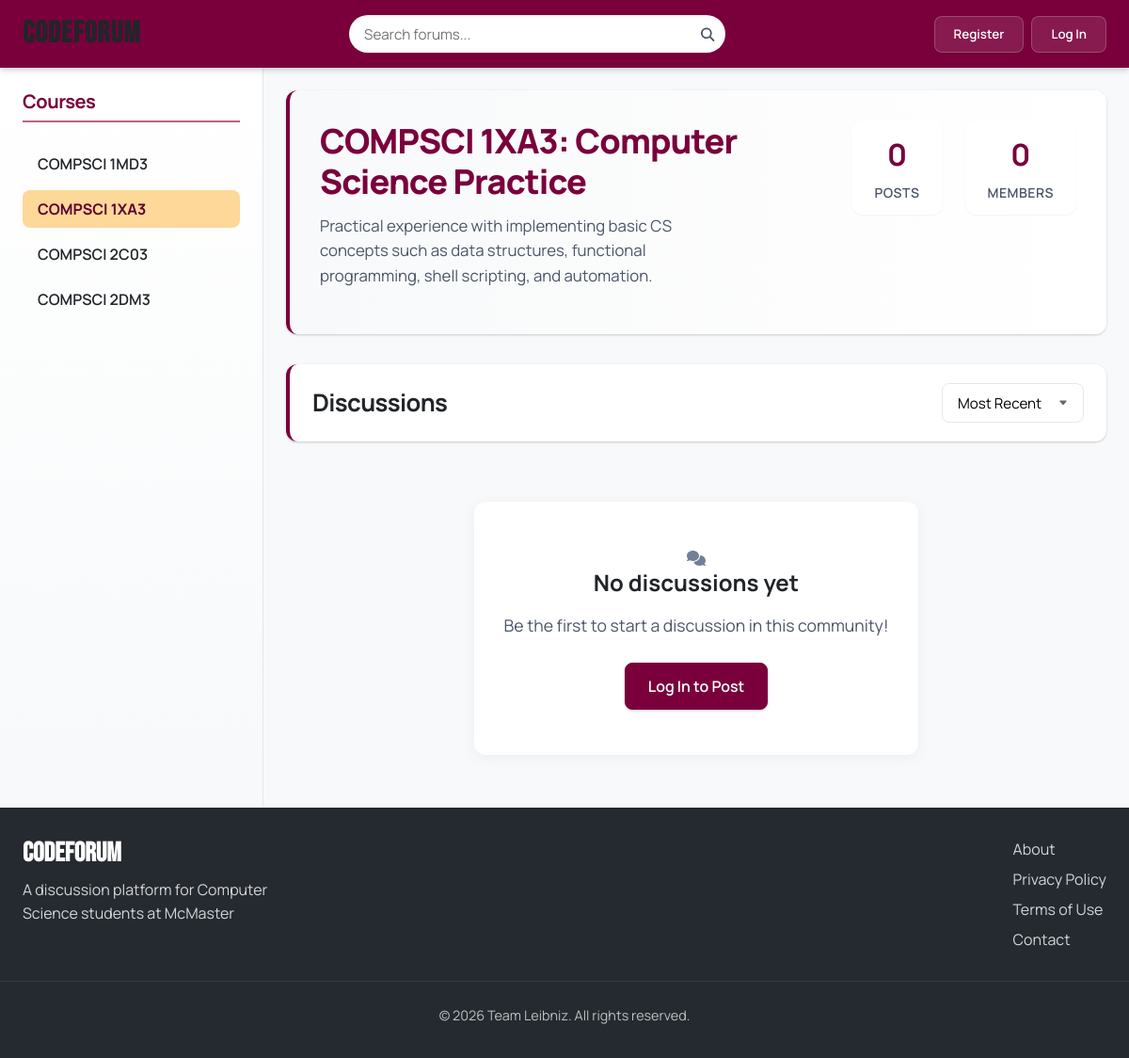
The app's page /community.php?id=2 with its own data.
### tables this page shows
CREATE TABLE courses (
  course_id INT AUTO_INCREMENT PRIMARY KEY,
  course_code VARCHAR(20) NOT NULL UNIQUE,
  course_name VARCHAR(100) NOT NULL,
  description TEXT,
  instructor_id INT,
  created_at TIMESTAMP DEFAULT CURRENT_TIMESTAMP,
  updated_at TIMESTAMP NULL ON UPDATE CURRENT_TIMESTAMP,
  FOREIGN KEY (instructor_id) REFERENCES users(user_id) ON DELETE SET NULL
);

### includes/classes/Course.php (called while the page is built, shortened)
<?php
require_once 'includes/utils.php';
class Course {
  private $conn;
  private $table_name = "courses";
  public $course_id;
  public function __construct($db, $course_id = null) {
    $this->conn = $db;
    if ($course_id) {
      $this->course_id = $course_id;
      $this->load_course_data();
    }
  }
  private function load_course_data() {
    $query = "SELECT * FROM " . $this->table_name . " WHERE course_id = :course_id";
    $stmt = $this->conn->prepare($query);
    $stmt->bindParam(":course_id", $this->course_id);
    $stmt->execute();
    if ($stmt->rowCount() > 0) {
      $row = $stmt->fetch(PDO::FETCH_ASSOC);
    }
  }
  public function get_all_courses() {
    $query = "SELECT c.*, u.username as instructor_name,
              (SELECT COUNT(*) FROM user_courses uc WHERE uc.course_id = c.course_id) as student_count
              FROM " . $this->table_name . " c
              LEFT JOIN users u ON c.instructor_id = u.user_id
              ORDER BY c.course_code";
    $stmt = $this->conn->prepare($query);
    try {
      $stmt->execute();
      return $stmt->fetchAll();
    } catch (PDOException $e) {
      error_log("Error fetching courses: " . $e->getMessage());
      return [];
    }
  }
  public function get_course_by_id($course_id) {
    $query = "SELECT c.*, u.username as instructor_name,
              (SELECT COUNT(*) FROM user_courses uc WHERE uc.course_id = c.course_id) as student_count
              FROM " . $this->table_name . " c
              LEFT JOIN users u ON c.instructor_id = u.user_id
              WHERE c.course_id = :course_id";
    $stmt = $this->conn->prepare($query);
    $stmt->bindParam(":course_id", $course_id);
    try {
      $stmt->execute();
      return $stmt->fetch();
    } catch (PDOException $e) {
      error_log("Error fetching course: " . $e->getMessage());
      return false;
    }
  }
  public function get_course_data() {
    return $this->get_course_by_id($this->course_id);
  }
  public function get_post_stats($course_id) {
    try {
      $query = "SELECT COUNT(*) as total_posts FROM posts
               WHERE course_id = :course_id AND is_deleted = FALSE";
      $stmt = $this->conn->prepare($query);
      $stmt->bindParam(':course_id', $course_id);
      $stmt->execute();
      $total_posts = $stmt->fetch()['total_posts'];
      $query = "SELECT COUNT(*) as recent_posts FROM posts
               WHERE course_id = :course_id AND is_deleted = FALSE
               AND created_at >= DATE_SUB(NOW(), INTERVAL 30 DAY)";
      $stmt = $this->conn->prepare($query);
      $stmt->bindParam(':course_id', $course_id);
      $stmt->execute();
      $recent_posts = $stmt->fetch()['recent_posts'];
      $query = "SELECT COUNT(*) as unanswered_posts FROM posts p
               WHERE p.course_id = :course_id AND p.is_deleted = FALSE
               AND NOT EXISTS (
                   SELECT 1 FROM comments c
                   WHERE c.post_id = p.post_id AND c.is_deleted = FALSE
               )";
      $stmt = $this->conn->prepare($query);
      $stmt->bindParam(':course_id', $course_id);
      $stmt->execute();
      $unanswered_posts = $stmt->fetch()['unanswered_posts'];
      return array(
          'total_posts' => $total_posts,
          'recent_posts' => $recent_posts,
          'unanswered_posts' => $unanswered_posts
      );
    } catch (PDOException $e) {
      error_log("Error fetching post stats: " . $e->getMessage());
      return array(
          'total_posts' => 0,
          'recent_posts' => 0,
          'unanswered_posts' => 0
      );
    }
  }
}

### includes/classes/Post.php (called while the page is built, shortened)
<?php
require_once 'includes/utils.php';
class Post {
  private $conn;
  private $table_name = "posts";
  public function __construct($db) {
    $this->conn = $db;
  }
  public function get_posts_by_course($course_id, $sort_by = 'recent', $page = 1, $limit = 10) {
    $offset = ($page - 1) * $limit;
    try {
      $table_check = $this->conn->query("SHOW TABLES LIKE '{$this->table_name}'");
      $query = "SELECT p.*,
                  u.username,
                  (SELECT COUNT(*) FROM comments WHERE post_id = p.post_id AND is_deleted = FALSE) as comment_count
                FROM " . $this->table_name . " p
                JOIN users u ON p.user_id = u.user_id
                WHERE p.course_id = :course_id AND p.is_deleted = FALSE";
      switch ($sort_by) {
        default:
          $query .= " ORDER BY p.is_pinned DESC, p.created_at DESC";
          break;
      }
      $query .= " LIMIT :limit OFFSET :offset";
      $stmt = $this->conn->prepare($query);
      $stmt->bindParam(':course_id', $course_id);
      $stmt->bindParam(':limit', $limit, PDO::PARAM_INT);
      $stmt->bindParam(':offset', $offset, PDO::PARAM_INT);
      $stmt->execute();
      $posts = $stmt->fetchAll();
      $count_query = "SELECT COUNT(*) as total FROM " . $this->table_name . "
                    WHERE course_id = :course_id AND is_deleted = FALSE";
      $count_stmt = $this->conn->prepare($count_query);
      $count_stmt->bindParam(":course_id", $course_id);
      $count_stmt->execute();
      $total_posts = $count_stmt->fetch()['total'];
      return array(
        "posts" => $posts,
        "total" => $total_posts,
        "page" => $page,
        "limit" => $limit,
        "total_pages" => ceil($total_posts / $limit)
      );
    } catch (PDOException $e) {
      error_log("Error fetching posts: " . $e->getMessage());
      return array(
        "posts" => array(),
        "total" => 0,
        "page" => $page,
        "limit" => $limit,
        "total_pages" => 0
      );
    }
  }
}

### includes/utils.php (called while the page is built, shortened)
<?php
function ensure_session_started() {
  if (session_status() === PHP_SESSION_NONE) {
    return true;
  }
  return false;
}
function is_logged_in() {
  return isset($_SESSION['user_id']);
}

### community.php (the view, shortened to what this page needs)
<?php
require_once 'includes/utils.php';
require_once 'includes/classes/Course.php';
require_once 'includes/classes/Post.php';
include 'includes/partials/header.php';
include 'includes/partials/sidebar.php';
$course_id = (int)$_GET['id'];
$course_obj = new Course($conn, $course_id);
$course = $course_obj->get_course_data();
$course_stats = $course_obj->get_post_stats($course_id);
$valid_sort_options = ['recent', 'popular', 'unanswered'];
$sort_by = isset($_GET['sort']) && in_array($_GET['sort'], $valid_sort_options) ? $_GET['sort'] : 'recent';
$page = isset($_GET['page']) ? max(1, (int)$_GET['page']) : 1;
$post_obj = new Post($conn);
$result = $post_obj->get_posts_by_course($course_id, $sort_by, $page);
$posts = $result['posts'];
$total_pages = $result['total_pages'];
?>
<main class="home-content">
  <div class="community-header">
    <div class="community-info">
      <h1 id="community-title"><?php echo htmlspecialchars($course['course_code']); ?>: <?php echo htmlspecialchars($course['course_name']); ?></h1>
      <p id="community-description"><?php echo htmlspecialchars($course['description']); ?></p>
    </div>
    <div class="community-stats">
      <div class="stat">
        <span class="stat-value" id="post-count"><?php echo $course_stats['total_posts']; ?></span>
        <span class="stat-label">Posts</span>
      </div>
      <div class="stat">
        <span class="stat-value" id="member-count"><?php echo $course['student_count']; ?></span>
        <span class="stat-label">Members</span>
      </div>
    </div>
  </div>
  <div class="content-header">
    <h2>Discussions</h2>
    <div class="filters d-flex justify-content-between align-items-center">
      <form method="GET" action="" id="sort-form">
        <select id="sort-by" name="sort" onchange="this.form.submit()">
          <option value="recent" <?php if ($sort_by == 'recent') echo 'selected'; ?>>Most Recent</option>
        </select>
      </form>
    </div>
  </div>
  <div class="posts-container">
    <?php if (count($posts) > 0): ?>
      <?php foreach ($posts as $post): ?>
        <a href="post.php?id=<?php echo $post['post_id']; ?>" class="post-link">
          <div class="post-tile <?php echo $post['is_pinned'] ? 'pinned' : ''; ?>">
            <h3>
              <?php echo format_title_content($post['title']); ?>
              <?php if ($post['is_pinned']): ?>
                <span class="pinned-badge">Pinned</span>
              <?php endif; ?>
            </h3>
            <div class="post-meta">
              <div class="post-author">
                <div class="user-icon">
                  <?php echo get_user_icon_svg(24, '#6c757d'); ?>
                </div>
                <span>
                  <?php echo htmlspecialchars($post['username']); ?> •
                  <?php echo get_relative_time($post['created_at']); ?>
                </span>
              </div>
              <div class="post-stats">
                <span><i class="fas fa-eye"></i> <?php echo $post['view_count']; ?></span>
                <span><i class="fas fa-comment"></i> <?php echo $post['comment_count']; ?></span>
              </div>
            </div>
            <div class="post-content">
              <?php
              $preview_content = substr($post['content'], 0, 200);
              echo format_post_content($preview_content);
              if (strlen($post['content']) > 200): ?>...<?php endif; ?>
            </div>
          </div>
        </a>
      <?php endforeach; ?>
      <?php if ($total_pages > 1): ?>
        <div class="pagination">
          <?php if ($page > 1): ?>
            <a href="?id=<?php echo $course_id; ?>&sort=<?php echo $sort_by; ?>&page=<?php echo $page - 1; ?>" class="page-link">&laquo; Previous</a>
          <?php endif; ?>
          <?php for ($i = max(1, $page - 2); $i <= min($total_pages, $page + 2); $i++): ?>
            <?php if ($i == $page): ?>
              <span class="page-link active"><?php echo $i; ?></span>
            <?php else: ?>
              <a href="?id=<?php echo $course_id; ?>&sort=<?php echo $sort_by; ?>&page=<?php echo $i; ?>" class="page-link"><?php echo $i; ?></a>
            <?php endif; ?>
          <?php endfor; ?>
          <?php if ($page < $total_pages): ?>
            <a href="?id=<?php echo $course_id; ?>&sort=<?php echo $sort_by; ?>&page=<?php echo $page + 1; ?>" class="page-link">Next &raquo;</a>
          <?php endif; ?>
        </div>
      <?php endif; ?>
    <?php else: ?>
      <div class="empty-state">
        <i class="fas fa-comments"></i>
        <h3>No discussions yet</h3>
        <p>Be the first to start a discussion in this community!</p>
        <?php if ($is_logged_in): ?>
          <a href="create-post.php?course=<?php echo $course_id; ?>" class="btn btn-primary">Create Post</a>
        <?php else: ?>
          <a href="login.php" class="btn btn-primary">Log In to Post</a>
        <?php endif; ?>
      </div>
    <?php endif; ?>
  </div>
</main>
<?php
include 'includes/partials/footer.php';
?>

### includes/partials/sidebar.php (shortened to what this page needs)
<?php
$current_course = isset($_GET['id']) ? (int)$_GET['id'] : null;
?>
<nav class="communities">
  <h2>Courses</h2>
  <ul>
    <?php if (empty($all_courses)): ?>
      <li class="loading-placeholder">No courses available</li>
    <?php else: ?>
      <?php foreach ($all_courses as $course): ?>
        <li>
          <a href="community.php?id=<?php echo $course['course_id']; ?>"
             <?php if ($current_course == $course['course_id']) echo "class='active'"; ?>>
            <?php echo htmlspecialchars($course['course_code']); ?>
          </a>
        </li>
      <?php endforeach; ?>
    <?php endif; ?>
  </ul>
</nav>

### assets/css/community.css (style rules this page uses)
.community-header { background: linear-gradient(to right, #f8f9fa, #ffffff); border-radius: var(--radius-lg); padding: 2rem; margin-bottom: 2rem; box-shadow: var(--shadow-sm); display: flex; justify-content: space-between; align-items: flex-start; border-left: 4px solid var(--color-primary); }
.community-info h1 { margin-bottom: 0.75rem; color: var(--color-primary); font-size: 2.25rem; font-weight: 800; line-height: 1.2; }
.community-info p { color: var(--color-text-secondary); max-width: 70%; line-height: 1.6; font-size: 1.05rem; }
.community-stats { display: flex; gap: 1.5rem; }
.stat { text-align: center; background-color: white; padding: 0.75rem 1.5rem; border-radius: var(--radius-lg); box-shadow: var(--shadow-xs); transition: transform 0.2s ease, box-shadow 0.2s ease; }
.stat-value { display: block; font-size: 2rem; font-weight: 700; color: var(--color-primary); margin-bottom: 0.25rem; }
.stat-label { font-size: 0.875rem; color: var(--color-text-secondary); font-weight: 600; text-transform: uppercase; letter-spacing: 0.5px; }
.posts-container { display: grid; gap: 1.5rem; width: 100%; }

### records on screen
courses: course_code "COMPSCI 1MD3"
courses: course_code "COMPSCI 1XA3", course_name "Computer Science Practice", description "Practical experience with implementing basic CS concepts such as data structures, functional programming, shell scripting, and automation."
courses: course_code "COMPSCI 2C03"
courses: course_code "COMPSCI 2DM3"

### other values on screen
$course_stats['total_posts'] "0"
$course['student_count'] "0"
